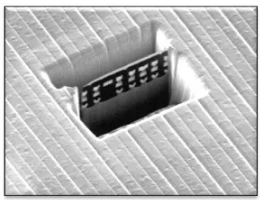
#> input picture image_processing/images/tem-2.png, 260 x 200 px
$ jupyter execute precision_measurement.ipynb
#> lines starting #> are read from the running program, lines starting #| are printed output that depends on the picture; after the words box and inside, x2 and y2 are one past the last pixel; in counts of white or black regions, pixels touching at a corner belong together
[cell 1]
# 尺寸測量與精密計量
# 1. 設定比例
# 根據影像中的已知參考物尺寸來設定比例（例如 1 像素等於多少微米）。

import cv2

# 假設您已經讀取了灰階或二值化的影像
image = cv2.imread('images/tem-2.png', cv2.IMREAD_GRAYSCALE)
#> image: shape (200, 260); min 2, max 255, mean 182.1

# 二值化影像（如果尚未二值化）
# 設閥值為 127，當像素值大於 127 時設為 255（白色），否則設為 0（黑色）。
_, binary = cv2.threshold(image, 127, 255, cv2.THRESH_BINARY)
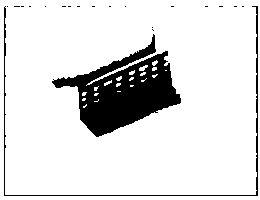
#> binary: shape (200, 260); 87.3% white; 20 black regions (18 under 20 px), largest, box (x1, y1, x2, y2) and area: (52, 34, 181, 137) 5725, (4, 6, 258, 196) 841

# 找出輪廓
contours, _ = cv2.findContours(binary, cv2.RETR_EXTERNAL, cv2.CHAIN_APPROX_SIMPLE)
#> contours = [[[0, 0], [0, 199], [259, 199], [259, 0]]]
# cv2.RETR_EXTERNAL：只檢測外部輪廓。它會忽略內部輪廓，僅檢測最外層的輪廓，適合用於找出物體的外形輪廓。
# cv2.CHAIN_APPROX_SIMPLE：只保留輪廓的必要點，從而減少記憶體使用。它會壓縮水平、垂直和對角線上的冗餘點，例如將矩形的輪廓表示為四個角點，而不是每一個邊上的所有點。

# 設定比例
scale = 0.1  # 1 像素等於 0.1 微米

[cell 2]
# 2. 測量長度
# 使用 cv2.arcLength 計算輪廓的周長，或 cv2.boundingRect 測量特徵尺寸。

for contour in contours:
    x, y, w, h = cv2.boundingRect(contour)
    width = w * scale
    height = h * scale
    print(f'Width: {width:.2f} µm, Height: {height:.2f} µm')
#> this loop made 1 pass
#> (contour, x, y, w, h, width, height) on pass 1: ([[0, 0], [0, 199], [259, 199], [259, 0]], 0, 0, 260, 200, 26, 20)
#| Width: 26.00 µm, Height: 20.00 µm

# x, y：矩形的左上角座標。
# w：矩形的寬度。
# h：矩形的高度。

[cell 3]
# 3. 面積計算
# 使用 cv2.contourArea 計算輪廓的面積。

for contour in contours:
    area = cv2.contourArea(contour) * scale**2
    print(f'Area: {area:.2f} µm^2')
#> this loop made 1 pass
#> (contour, area) on pass 1: ([[0, 0], [0, 199], [259, 199], [259, 0]], 515.4)
#| Area: 515.41 µm^2

# cv2.contourArea(contour) 計算輪廓的像素面積，即輪廓內部包含多少個像素。
# scale**2 每個像素的比例單位的平方。


$ run again, with image_processing/images/tem-3.png copied over image_processing/images/tem-2.png
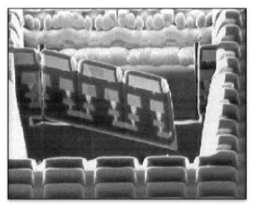
#> input picture image_processing/images/tem-3.png, 255 x 205 px
#> `_, binary = cv2.threshold(image, 127, 255, cv2.THRESH_BINARY)`:
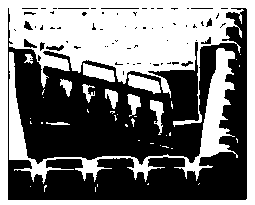
#> binary: shape (205, 255); 47% white; 41 white regions (30 under 20 px), largest, box (x1, y1, x2, y2) and area: (0, 0, 255, 205) 18238, (9, 48, 238, 184) 4588, (128, 74, 161, 94) 378
#> contours = [[[0, 0], [0, 204], [254, 204], [254, 0]]]
#> the loop `for contour in contours:` made 1 pass
#> (contour, x, y, w, h, width, height) on pass 1: ([[0, 0], [0, 204], [254, 204], [254, 0]], 0, 0, 255, 205, 25.5, 20.5)
#> (printed output is left out)
#> the loop `for contour in contours:` made 1 pass
#> (contour, area) on pass 1: ([[0, 0], [0, 204], [254, 204], [254, 0]], 518.2)
#> (printed output is left out)
